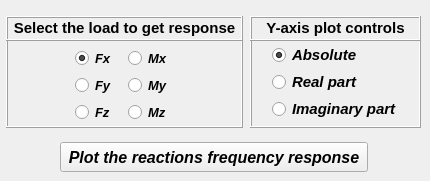
     <widget class="QWidget" name="tab_plot">
      <attribute name="title">
       <string>Plot</string>
      </attribute>
      <widget class="QPushButton" name="pushButton_plot_reactions_frequency_response">
       <property name="geometry">
        <rect>
         <x>60</x>
         <y>142</y>
         <width>308</width>
         <height>30</height>
        </rect>
       </property>
       <property name="font">
        <font>
         <family>Arial</family>
         <pointsize>12</pointsize>
         <weight>75</weight>
         <italic>true</italic>
         <bold>true</bold>
        </font>
       </property>
       <property name="text">
        <string>Plot the reactions frequency response</string>
       </property>
      </widget>
      <widget class="QFrame" name="frame_4">
       <property name="geometry">
        <rect>
         <x>250</x>
         <y>16</y>
         <width>171</width>
         <height>112</height>
        </rect>
       </property>
       <property name="minimumSize">
        <size>
         <width>0</width>
         <height>112</height>
        </size>
       </property>
       <property name="maximumSize">
        <size>
         <width>16777215</width>
         <height>112</height>
        </size>
       </property>
       <property name="sizeIncrement">
        <size>
         <width>0</width>
         <height>110</height>
        </size>
       </property>
       <property name="frameShape">
        <enum>QFrame::Box</enum>
       </property>
       <property name="frameShadow">
        <enum>QFrame::Raised</enum>
       </property>
       <widget class="QWidget" name="verticalLayoutWidget_10">
        <property name="geometry">
         <rect>
          <x>22</x>
          <y>28</y>
          <width>145</width>
          <height>77</height>
         </rect>
        </property>
        <layout class="QVBoxLayout" name="verticalLayout_10">
         <item>
          <widget class="QRadioButton" name="radioButton_plotAbs">
           <property name="minimumSize">
            <size>
             <width>140</width>
             <height>0</height>
            </size>
           </property>
           <property name="maximumSize">
            <size>
             <width>140</width>
             <height>20</height>
            </size>
           </property>
           <property name="font">
            <font>
             <family>Arial</family>
             <pointsize>11</pointsize>
             <weight>75</weight>
             <italic>true</italic>
             <bold>true</bold>
            </font>
           </property>
           <property name="text">
            <string>Absolute</string>
           </property>
           <property name="iconSize">
            <size>
             <width>30</width>
             <height>30</height>
            </size>
           </property>
           <property name="checked">
            <bool>true</bool>
           </property>
          </widget>
         </item>
         <item>
          <widget class="QRadioButton" name="radioButton_plotReal">
           <property name="minimumSize">
            <size>
             <width>140</width>
             <height>0</height>
            </size>
           </property>
           <property name="maximumSize">
            <size>
             <width>140</width>
             <height>20</height>
            </size>
           </property>
           <property name="font">
            <font>
             <family>Arial</family>
             <pointsize>11</pointsize>
             <weight>75</weight>
             <italic>true</italic>
             <bold>true</bold>
            </font>
           </property>
           <property name="text">
            <string>Real part</string>
           </property>
          </widget>
         </item>
         <item>
          <widget class="QRadioButton" name="radioButton_plotImag">
           <property name="minimumSize">
            <size>
             <width>140</width>
             <height>0</height>
            </size>
           </property>
           <property name="maximumSize">
            <size>
             <width>140</width>
             <height>20</height>
            </size>
           </property>
           <property name="font">
            <font>
             <family>Arial</family>
             <pointsize>11</pointsize>
             <weight>75</weight>
             <italic>true</italic>
             <bold>true</bold>
            </font>
           </property>
           <property name="text">
            <string>Imaginary part</string>
           </property>
          </widget>
         </item>
        </layout>
       </widget>
       <widget class="QLabel" name="label_8">
        <property name="enabled">
         <bool>true</bool>
        </property>
        <property name="geometry">
         <rect>
          <x>0</x>
          <y>0</y>
          <width>171</width>
          <height>25</height>
         </rect>
        </property>
        <property name="sizePolicy">
         <sizepolicy hsizetype="Preferred" vsizetype="Expanding">
          <horstretch>0</horstretch>
          <verstretch>0</verstretch>
         </sizepolicy>
        </property>
        <property name="minimumSize">
         <size>
          <width>171</width>
          <height>25</height>
         </size>
        </property>
        <property name="maximumSize">
         <size>
          <width>171</width>
          <height>25</height>
         </size>
        </property>
        <property name="font">
         <font>
          <family>Arial</family>
          <pointsize>11</pointsize>
          <weight>75</weight>
          <italic>false</italic>
          <bold>true</bold>
         </font>
        </property>
        <property name="frameShape">
         <enum>QFrame::Box</enum>
        </property>
        <property name="frameShadow">
         <enum>QFrame::Raised</enum>
        </property>
        <property name="text">
         <string>&lt;!DOCTYPE HTML PUBLIC &quot;-//W3C//DTD HTML 4.0//EN&quot; &quot;http://www.w3.org/TR/REC-html40/strict.dtd&quot;&gt;
&lt;html&gt;&lt;head&gt;&lt;meta name=&quot;qrichtext&quot; content=&quot;1&quot; /&gt;&lt;style type=&quot;text/css&quot;&gt;
p, li { white-space: pre-wrap; }
&lt;/style&gt;&lt;/head&gt;&lt;body style=&quot; font-family:'Arial'; font-size:11pt; font-weight:600; font-style:normal;&quot;&gt;
&lt;p align=&quot;center&quot; style=&quot; margin-top:12px; margin-bottom:12px; margin-left:0px; margin-right:0px; -qt-block-indent:0; text-indent:0px;&quot;&gt;Y-axis plot controls&lt;/p&gt;&lt;/body&gt;&lt;/html&gt;</string>
        </property>
        <property name="textFormat">
         <enum>Qt::AutoText</enum>
        </property>
        <property name="scaledContents">
         <bool>false</bool>
        </property>
        <property name="alignment">
         <set>Qt::AlignCenter</set>
        </property>
        <property name="wordWrap">
         <bool>false</bool>
        </property>
        <property name="indent">
         <number>0</number>
        </property>
       </widget>
      </widget>
      <widget class="QFrame" name="frame_5">
       <property name="geometry">
        <rect>
         <x>6</x>
         <y>16</y>
         <width>237</width>
         <height>112</height>
        </rect>
       </property>
       <property name="minimumSize">
        <size>
         <width>0</width>
         <height>112</height>
        </size>
       </property>
       <property name="maximumSize">
        <size>
         <width>16777215</width>
         <height>112</height>
        </size>
       </property>
       <property name="frameShape">
        <enum>QFrame::Box</enum>
       </property>
       <property name="frameShadow">
        <enum>QFrame::Raised</enum>
       </property>
       <widget class="QLabel" name="label_3">
        <property name="enabled">
         <bool>true</bool>
        </property>
        <property name="geometry">
         <rect>
          <x>0</x>
          <y>0</y>
          <width>237</width>
          <height>25</height>
         </rect>
        </property>
        <property name="sizePolicy">
         <sizepolicy hsizetype="Preferred" vsizetype="Expanding">
          <horstretch>0</horstretch>
          <verstretch>0</verstretch>
         </sizepolicy>
        </property>
        <property name="minimumSize">
         <size>
          <width>237</width>
          <height>25</height>
         </size>
        </property>
        <property name="maximumSize">
         <size>
          <width>237</width>
          <height>25</height>
         </size>
        </property>
        <property name="frameShape">
         <enum>QFrame::Box</enum>
        </property>
        <property name="frameShadow">
         <enum>QFrame::Raised</enum>
        </property>
        <property name="text">
         <string>&lt;!DOCTYPE HTML PUBLIC &quot;-//W3C//DTD HTML 4.0//EN&quot; &quot;http://www.w3.org/TR/REC-html40/strict.dtd&quot;&gt;
&lt;html&gt;&lt;head&gt;&lt;meta name=&quot;qrichtext&quot; content=&quot;1&quot; /&gt;&lt;style type=&quot;text/css&quot;&gt;
p, li { white-space: pre-wrap; }
&lt;/style&gt;&lt;/head&gt;&lt;body style=&quot; font-family:'Arial'; font-size:11pt; font-weight:600; font-style:italic;&quot;&gt;
&lt;p align=&quot;center&quot; style=&quot; margin-top:12px; margin-bottom:12px; margin-left:0px; margin-right:0px; -qt-block-indent:0; text-indent:0px;&quot;&gt;&lt;span style=&quot; font-style:normal;&quot;&gt;Select the load to get response&lt;/span&gt;&lt;/p&gt;&lt;/body&gt;&lt;/html&gt;</string>
        </property>
        <property name="textFormat">
         <enum>Qt::AutoText</enum>
        </property>
        <property name="scaledContents">
         <bool>false</bool>
        </property>
        <property name="alignment">
         <set>Qt::AlignCenter</set>
        </property>
        <property name="wordWrap">
         <bool>false</bool>
        </property>
        <property name="indent">
         <number>0</number>
        </property>
       </widget>
       <widget class="QWidget" name="gridLayoutWidget">
        <property name="geometry">
         <rect>
          <x>62</x>
          <y>32</y>
          <width>107</width>
          <height>74</height>
         </rect>
        </property>
        <layout class="QGridLayout" name="gridLayout">
         <item row="2" column="0">
          <widget class="QRadioButton" name="radioButton_Fz">
           <property name="maximumSize">
            <size>
             <width>40</width>
             <height>16777215</height>
            </size>
           </property>
           <property name="font">
            <font>
             <family>Arial</family>
             <pointsize>10</pointsize>
             <weight>75</weight>
             <italic>true</italic>
             <bold>true</bold>
            </font>
           </property>
           <property name="text">
            <string>Fz</string>
           </property>
           <property name="checked">
            <bool>false</bool>
           </property>
          </widget>
         </item>
         <item row="1" column="0">
          <widget class="QRadioButton" name="radioButton_Fy">
           <property name="maximumSize">
            <size>
             <width>40</width>
             <height>16777215</height>
            </size>
           </property>
           <property name="font">
            <font>
             <family>Arial</family>
             <pointsize>10</pointsize>
             <weight>75</weight>
             <italic>true</italic>
             <bold>true</bold>
            </font>
           </property>
           <property name="text">
            <string>Fy</string>
           </property>
           <property name="checkable">
            <bool>true</bool>
           </property>
           <property name="checked">
            <bool>false</bool>
           </property>
          </widget>
         </item>
         <item row="0" column="0">
          <widget class="QRadioButton" name="radioButton_Fx">
           <property name="maximumSize">
            <size>
             <width>40</width>
             <height>16777215</height>
            </size>
           </property>
           <property name="font">
            <font>
             <family>Arial</family>
             <pointsize>10</pointsize>
             <weight>75</weight>
             <italic>true</italic>
             <bold>true</bold>
            </font>
           </property>
           <property name="text">
            <string>Fx</string>
           </property>
           <property name="checked">
            <bool>true</bool>
           </property>
          </widget>
         </item>
         <item row="2" column="1">
          <widget class="QRadioButton" name="radioButton_Mz">
           <property name="maximumSize">
            <size>
             <width>40</width>
             <height>16777215</height>
            </size>
           </property>
           <property name="font">
            <font>
             <family>Arial</family>
             <pointsize>10</pointsize>
             <weight>75</weight>
             <italic>true</italic>
             <bold>true</bold>
            </font>
           </property>
           <property name="text">
            <string>Mz</string>
           </property>
           <property name="checked">
            <bool>false</bool>
           </property>
          </widget>
         </item>
         <item row="1" column="1">
          <widget class="QRadioButton" name="radioButton_My">
           <property name="maximumSize">
            <size>
             <width>40</width>
             <height>16777215</height>
            </size>
           </property>
           <property name="font">
            <font>
             <family>Arial</family>
             <pointsize>10</pointsize>
             <weight>75</weight>
             <italic>true</italic>
             <bold>true</bold>
            </font>
           </property>
           <property name="text">
            <string>My</string>
           </property>
           <property name="checked">
            <bool>false</bool>
           </property>
          </widget>
         </item>
         <item row="0" column="1">
          <widget class="QRadioButton" name="radioButton_Mx">
           <property name="maximumSize">
            <size>
             <width>40</width>
             <height>16777215</height>
            </size>
           </property>
           <property name="font">
            <font>
             <family>Arial</family>
             <pointsize>10</pointsize>
             <weight>75</weight>
             <italic>true</italic>
             <bold>true</bold>
            </font>
           </property>
           <property name="text">
            <string>Mx</string>
           </property>
           <property name="checked">
            <bool>false</bool>
           </property>
          </widget>
         </item>
        </layout>
       </widget>
      </widget>
     </widget>
